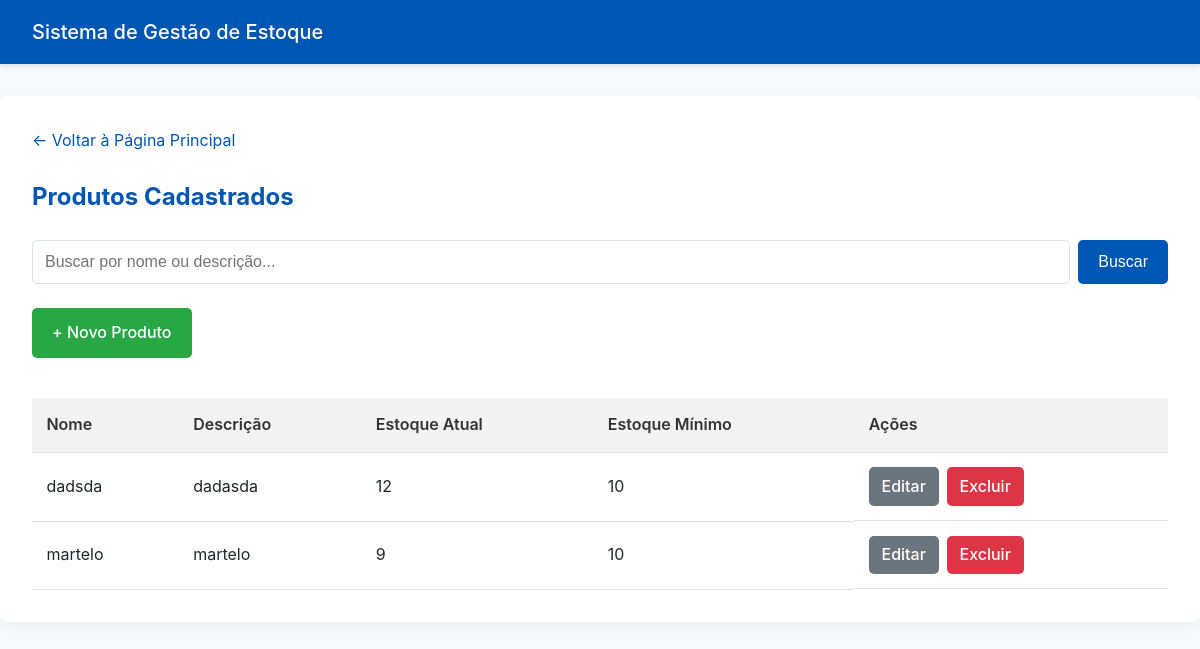
Page /produtos/ (signed in) on the earlier database version.
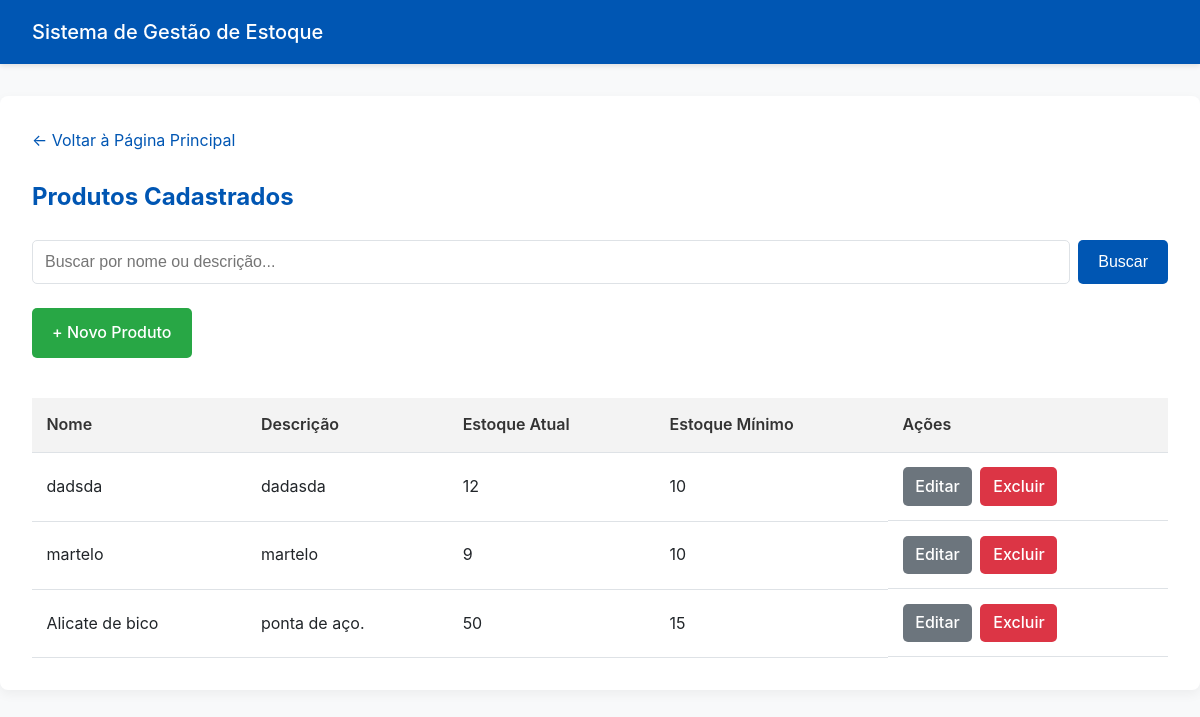
Same page on the later database version.
### produtos/models.py (models this page shows, shortened)
class Produto(models.Model):
    nome = models.CharField(max_length=100, unique=True)
    descricao = models.TextField(blank=True, null=True, help_text="Detalhes, variações, material, etc.")
    quantidade_estoque = models.PositiveIntegerField(default=0)
    estoque_minimo = models.PositiveIntegerField(default=10)
    especificacoes = models.TextField(blank=True, null=True, help_text="Ex: Ponta imantada, cabo isolante, material da cabeça...")

### produtos/views.py (the view)
# urls.py: path('', views.lista_produtos, name='lista_produtos'),
@login_required
def lista_produtos(request):
    query = request.GET.get('busca', '') # Pega o parâmetro 'busca' da URL
    if query:
        produtos_list = Produto.objects.filter(
            Q(nome__icontains=query) | Q(descricao__icontains=query)
        )
    else:
        produtos_list = Produto.objects.all()
    context = {
        'produtos': produtos_list,
        'query': query
    }
    return render(request, 'produtos/lista_produtos.html', context)

### templates/produtos/lista_produtos.html (shortened to what this page needs)
{% extends 'base.html' %}
{% block content %}
<div class="container">
    <nav>
        <a href="{% url 'principal' %}">← Voltar à Página Principal</a>
    </nav>
    <h2>Produtos Cadastrados</h2>
    <form method="get" class="search-form">
        <input type="text" name="busca" placeholder="Buscar por nome ou descrição..." value="{{ query }}">
        <button type="submit" class="btn btn-primary">Buscar</button>
    </form>
    <a href="{% url 'criar_produto' %}" class="btn btn-success" style="margin-bottom: 1rem;">+ Novo Produto</a>
    <table>
        <thead>
            <tr>
                <th>Nome</th>
                <th>Descrição</th>
                <th>Estoque Atual</th>
                <th>Estoque Mínimo</th>
                <th>Ações</th>
            </tr>
        </thead>
        <tbody>
            {% for produto in produtos %}
            <tr>
                <td>{{ produto.nome }}</td>
                <td>{{ produto.descricao|truncatechars:30 }}</td>
                <td>{{ produto.quantidade_estoque }}</td>
                <td>{{ produto.estoque_minimo }}</td>
                <td style="display: flex; gap: 0.5rem;">
                    <a href="{% url 'editar_produto' produto.pk %}" class="btn btn-secondary" style="padding: 0.4rem 0.8rem;">Editar</a>
                    <a href="{% url 'excluir_produto' produto.pk %}" class="btn btn-danger" style="padding: 0.4rem 0.8rem;">Excluir</a>
                </td>
            </tr>
            {% empty %}
            <tr>
                <td colspan="5">Nenhum produto cadastrado.</td>
            </tr>
            {% endfor %}
        </tbody>
    </table>
</div>
{% endblock %}

### templates/base.html (shortened to what this page needs)
<!DOCTYPE html>
<html lang="pt-br">
<head>
</head>
<body>
    <header class="navbar">
        <a href="{% url 'principal' %}">Sistema de Gestão de Estoque</a>
    </header>
    <main>
        {% block content %}
        {% endblock %}
    </main>
</body>
</html>

### templates/base.html (style rules this page uses)
:root { --cor-primaria: #0056b3; --cor-secundaria: #f8f9fa; --cor-fundo: #ffffff; --cor-texto: #212529; --cor-borda: #dee2e6; --cor-sucesso: #28a745; --cor-perigo: #dc3545; --cor-aviso: #ffc107; --sombra: 0 4px 12px rgba(0, 0, 0, 0.05); }
* { box-sizing: border-box; margin: 0; padding: 0; }
body { font-family: -apple-system, BlinkMacSystemFont, "Segoe UI", Roboto, "Helvetica Neue", Arial, sans-serif; background-color: var(--cor-secundaria); color: var(--cor-texto); line-height: 1.6; }
.navbar { background-color: var(--cor-primaria); color: white; padding: 1rem 2rem; display: flex; justify-content: space-between; align-items: center; box-shadow: 0 2px 5px rgba(0,0,0,0.1); }
.navbar a { color: white; text-decoration: none; font-size: 1.25rem; font-weight: 500; }
.container { max-width: 1200px; margin: 2rem auto; padding: 2rem; background-color: var(--cor-fundo); border-radius: 8px; box-shadow: var(--sombra); }
h1, h2, h3 { margin-bottom: 1rem; color: var(--cor-primaria); }
a { color: var(--cor-primaria); text-decoration: none; }
.btn { display: inline-block; padding: 0.75rem 1.25rem; font-size: 1rem; font-weight: 500; text-align: center; text-decoration: none; cursor: pointer; border: none; border-radius: 5px; transition: opacity 0.2s ease; }
.btn-primary { background-color: var(--cor-primaria); color: white; }
.btn-danger { background-color: var(--cor-perigo); color: white; }
.btn-secondary { background-color: #6c757d; color: white; }
.btn-success { background-color: var(--cor-sucesso); color: white; }
table { width: 100%; border-collapse: collapse; margin-top: 1.5rem; }
th, td { padding: 0.9rem; text-align: left; border-bottom: 1px solid var(--cor-borda); }
thead th { background-color: #f3f3f3; color: #333; font-weight: 600; }
form { margin-top: 1rem; }
input[type="text"], input[type="number"], input[type="password"], input[type="email"] { width: 100%; padding: 0.75rem; font-size: 1rem; border: 1px solid var(--cor-borda); border-radius: 5px; margin-bottom: 1rem; }
nav { margin-bottom: 1.5rem; }

### templates/produtos/lista_produtos.html (style rules this page uses)
.search-form { display: flex; gap: 0.5rem; margin: 1.5rem 0; }
.search-form input { flex-grow: 1; margin-bottom: 0; }

Differences in the rows shown:
added Produto: nome "Alicate de bico", descricao "ponta de aço.", quantidade_estoque "50", estoque_minimo "15"
